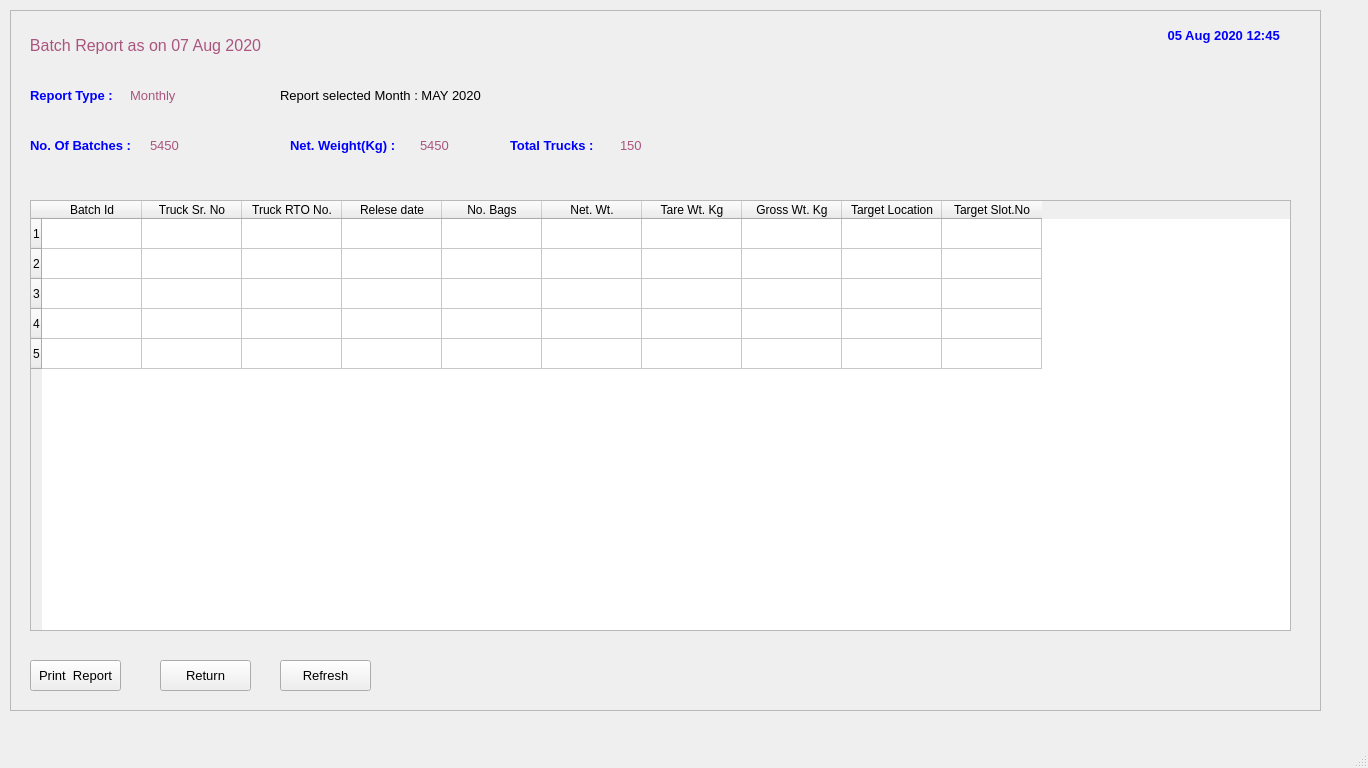
<?xml version="1.0" encoding="UTF-8"?>
<ui version="4.0">
 <class>MainWindow</class>
 <widget class="QMainWindow" name="MainWindow">
  <property name="geometry">
   <rect>
    <x>0</x>
    <y>0</y>
    <width>1368</width>
    <height>768</height>
   </rect>
  </property>
  <property name="baseSize">
   <size>
    <width>0</width>
    <height>0</height>
   </size>
  </property>
  <property name="windowTitle">
   <string>MainWindow</string>
  </property>
  <widget class="QWidget" name="centralwidget">
   <widget class="QFrame" name="frame">
    <property name="geometry">
     <rect>
      <x>10</x>
      <y>10</y>
      <width>1311</width>
      <height>701</height>
     </rect>
    </property>
    <property name="frameShape">
     <enum>QFrame::StyledPanel</enum>
    </property>
    <property name="frameShadow">
     <enum>QFrame::Raised</enum>
    </property>
    <widget class="QLabel" name="label">
     <property name="geometry">
      <rect>
       <x>20</x>
       <y>10</y>
       <width>231</width>
       <height>51</height>
      </rect>
     </property>
     <property name="font">
      <font>
       <pointsize>12</pointsize>
      </font>
     </property>
     <property name="styleSheet">
      <string notr="true">color: rgb(170, 85, 127);</string>
     </property>
     <property name="text">
      <string>Batch Report as on 07 Aug 2020</string>
     </property>
     <property name="alignment">
      <set>Qt::AlignCenter</set>
     </property>
    </widget>
    <widget class="QLabel" name="label_20">
     <property name="geometry">
      <rect>
       <x>1140</x>
       <y>10</y>
       <width>151</width>
       <height>31</height>
      </rect>
     </property>
     <property name="font">
      <font>
       <family>MS Sans Serif</family>
       <pointsize>10</pointsize>
       <weight>75</weight>
       <bold>true</bold>
       <underline>false</underline>
      </font>
     </property>
     <property name="styleSheet">
      <string notr="true">color: rgb(0, 0, 255);</string>
     </property>
     <property name="text">
      <string>05 Aug 2020 12:45 </string>
     </property>
     <property name="alignment">
      <set>Qt::AlignCenter</set>
     </property>
    </widget>
    <widget class="QTableWidget" name="tableWidget">
     <property name="geometry">
      <rect>
       <x>20</x>
       <y>190</y>
       <width>1261</width>
       <height>431</height>
      </rect>
     </property>
     <row>
      <property name="text">
       <string>1</string>
      </property>
     </row>
     <row>
      <property name="text">
       <string>2</string>
      </property>
     </row>
     <row>
      <property name="text">
       <string>3</string>
      </property>
     </row>
     <row>
      <property name="text">
       <string>4</string>
      </property>
     </row>
     <row>
      <property name="text">
       <string>5</string>
      </property>
     </row>
     <column>
      <property name="text">
       <string>Batch Id</string>
      </property>
     </column>
     <column>
      <property name="text">
       <string>Truck Sr. No</string>
      </property>
     </column>
     <column>
      <property name="text">
       <string>Truck RTO No.</string>
      </property>
     </column>
     <column>
      <property name="text">
       <string>Relese date</string>
      </property>
     </column>
     <column>
      <property name="text">
       <string>No. Bags</string>
      </property>
     </column>
     <column>
      <property name="text">
       <string>Net. Wt.</string>
      </property>
     </column>
     <column>
      <property name="text">
       <string>Tare Wt. Kg</string>
      </property>
     </column>
     <column>
      <property name="text">
       <string>Gross Wt. Kg</string>
      </property>
     </column>
     <column>
      <property name="text">
       <string>Target Location</string>
      </property>
     </column>
     <column>
      <property name="text">
       <string>Target Slot.No</string>
      </property>
     </column>
    </widget>
    <widget class="QLabel" name="label_22">
     <property name="geometry">
      <rect>
       <x>20</x>
       <y>70</y>
       <width>91</width>
       <height>31</height>
      </rect>
     </property>
     <property name="font">
      <font>
       <family>MS Shell Dlg 2</family>
       <pointsize>10</pointsize>
       <weight>75</weight>
       <bold>true</bold>
       <underline>false</underline>
      </font>
     </property>
     <property name="styleSheet">
      <string notr="true">color: rgb(0, 0, 255);</string>
     </property>
     <property name="text">
      <string>Report Type :</string>
     </property>
     <property name="alignment">
      <set>Qt::AlignLeading|Qt::AlignLeft|Qt::AlignVCenter</set>
     </property>
    </widget>
    <widget class="QLabel" name="label_2">
     <property name="geometry">
      <rect>
       <x>120</x>
       <y>70</y>
       <width>91</width>
       <height>31</height>
      </rect>
     </property>
     <property name="font">
      <font>
       <pointsize>10</pointsize>
      </font>
     </property>
     <property name="styleSheet">
      <string notr="true">color: rgb(170, 85, 127);</string>
     </property>
     <property name="text">
      <string>Monthly</string>
     </property>
     <property name="alignment">
      <set>Qt::AlignLeading|Qt::AlignLeft|Qt::AlignVCenter</set>
     </property>
    </widget>
    <widget class="QLabel" name="label_29">
     <property name="geometry">
      <rect>
       <x>280</x>
       <y>120</y>
       <width>121</width>
       <height>31</height>
      </rect>
     </property>
     <property name="font">
      <font>
       <family>MS Shell Dlg 2</family>
       <pointsize>10</pointsize>
       <weight>75</weight>
       <bold>true</bold>
       <underline>false</underline>
      </font>
     </property>
     <property name="styleSheet">
      <string notr="true">color: rgb(0, 0, 255);</string>
     </property>
     <property name="text">
      <string>Net. Weight(Kg) :</string>
     </property>
     <property name="alignment">
      <set>Qt::AlignLeading|Qt::AlignLeft|Qt::AlignVCenter</set>
     </property>
    </widget>
    <widget class="QPushButton" name="pushButton_5">
     <property name="geometry">
      <rect>
       <x>150</x>
       <y>650</y>
       <width>91</width>
       <height>31</height>
      </rect>
     </property>
     <property name="font">
      <font>
       <pointsize>10</pointsize>
      </font>
     </property>
     <property name="text">
      <string>Return</string>
     </property>
    </widget>
    <widget class="QPushButton" name="pushButton_7">
     <property name="geometry">
      <rect>
       <x>20</x>
       <y>650</y>
       <width>91</width>
       <height>31</height>
      </rect>
     </property>
     <property name="font">
      <font>
       <pointsize>10</pointsize>
      </font>
     </property>
     <property name="text">
      <string>Print  Report</string>
     </property>
    </widget>
    <widget class="QLabel" name="label_8">
     <property name="geometry">
      <rect>
       <x>410</x>
       <y>120</y>
       <width>51</width>
       <height>31</height>
      </rect>
     </property>
     <property name="font">
      <font>
       <pointsize>10</pointsize>
      </font>
     </property>
     <property name="styleSheet">
      <string notr="true">color: rgb(170, 85, 127);</string>
     </property>
     <property name="text">
      <string>5450</string>
     </property>
     <property name="alignment">
      <set>Qt::AlignLeading|Qt::AlignLeft|Qt::AlignVCenter</set>
     </property>
    </widget>
    <widget class="QPushButton" name="pushButton_8">
     <property name="geometry">
      <rect>
       <x>270</x>
       <y>650</y>
       <width>91</width>
       <height>31</height>
      </rect>
     </property>
     <property name="font">
      <font>
       <pointsize>10</pointsize>
      </font>
     </property>
     <property name="text">
      <string>Refresh</string>
     </property>
    </widget>
    <widget class="QLabel" name="label_30">
     <property name="geometry">
      <rect>
       <x>500</x>
       <y>120</y>
       <width>101</width>
       <height>31</height>
      </rect>
     </property>
     <property name="font">
      <font>
       <family>MS Shell Dlg 2</family>
       <pointsize>10</pointsize>
       <weight>75</weight>
       <bold>true</bold>
       <underline>false</underline>
      </font>
     </property>
     <property name="styleSheet">
      <string notr="true">color: rgb(0, 0, 255);</string>
     </property>
     <property name="text">
      <string>Total Trucks :</string>
     </property>
     <property name="alignment">
      <set>Qt::AlignLeading|Qt::AlignLeft|Qt::AlignVCenter</set>
     </property>
    </widget>
    <widget class="QLabel" name="label_11">
     <property name="geometry">
      <rect>
       <x>610</x>
       <y>120</y>
       <width>51</width>
       <height>31</height>
      </rect>
     </property>
     <property name="font">
      <font>
       <pointsize>10</pointsize>
      </font>
     </property>
     <property name="styleSheet">
      <string notr="true">color: rgb(170, 85, 127);</string>
     </property>
     <property name="text">
      <string>150</string>
     </property>
     <property name="alignment">
      <set>Qt::AlignLeading|Qt::AlignLeft|Qt::AlignVCenter</set>
     </property>
    </widget>
    <widget class="QLabel" name="label_36">
     <property name="geometry">
      <rect>
       <x>270</x>
       <y>70</y>
       <width>551</width>
       <height>31</height>
      </rect>
     </property>
     <property name="font">
      <font>
       <family>MS Shell Dlg 2</family>
       <pointsize>10</pointsize>
       <weight>50</weight>
       <bold>false</bold>
       <underline>false</underline>
      </font>
     </property>
     <property name="styleSheet">
      <string notr="true"/>
     </property>
     <property name="text">
      <string>Report selected Month : MAY 2020</string>
     </property>
     <property name="alignment">
      <set>Qt::AlignLeading|Qt::AlignLeft|Qt::AlignVCenter</set>
     </property>
    </widget>
    <widget class="QLabel" name="label_23">
     <property name="geometry">
      <rect>
       <x>20</x>
       <y>120</y>
       <width>111</width>
       <height>31</height>
      </rect>
     </property>
     <property name="font">
      <font>
       <family>MS Shell Dlg 2</family>
       <pointsize>10</pointsize>
       <weight>75</weight>
       <bold>true</bold>
       <underline>false</underline>
      </font>
     </property>
     <property name="styleSheet">
      <string notr="true">color: rgb(0, 0, 255);</string>
     </property>
     <property name="text">
      <string>No. Of Batches :</string>
     </property>
     <property name="alignment">
      <set>Qt::AlignLeading|Qt::AlignLeft|Qt::AlignVCenter</set>
     </property>
    </widget>
    <widget class="QLabel" name="label_9">
     <property name="geometry">
      <rect>
       <x>140</x>
       <y>120</y>
       <width>51</width>
       <height>31</height>
      </rect>
     </property>
     <property name="font">
      <font>
       <pointsize>10</pointsize>
      </font>
     </property>
     <property name="styleSheet">
      <string notr="true">color: rgb(170, 85, 127);</string>
     </property>
     <property name="text">
      <string>5450</string>
     </property>
     <property name="alignment">
      <set>Qt::AlignLeading|Qt::AlignLeft|Qt::AlignVCenter</set>
     </property>
    </widget>
   </widget>
  </widget>
  <widget class="QMenuBar" name="menubar">
   <property name="geometry">
    <rect>
     <x>0</x>
     <y>0</y>
     <width>1368</width>
     <height>21</height>
    </rect>
   </property>
  </widget>
  <widget class="QStatusBar" name="statusbar"/>
 </widget>
 <resources/>
 <connections/>
</ui>
